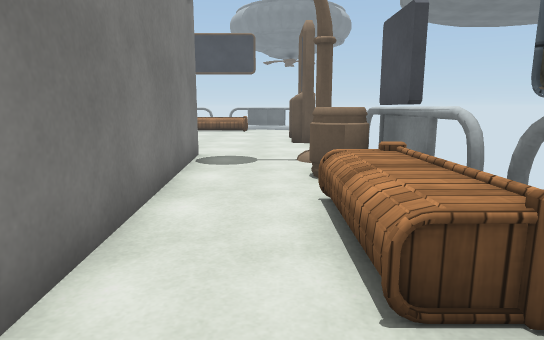
[1] (above)

12 first-person views from a walk through a Unity game level. The camera is 1.2 m above the floor, tilts 10° down and sees 75° across. The floor is counted in squares, 1 m on a side. Each view is taken from the middle of a square. On the plan, view 1 faces up. The plan holds only what a view shows up to about 14 squares ahead; the rest is blank. The place goes on beyond the plan. Surface patterns are stand-ins for the level's own textures.

[2]
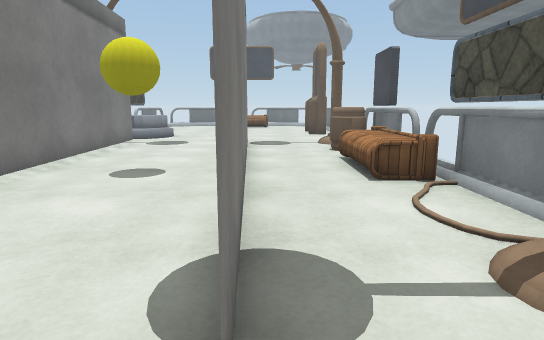

[3]
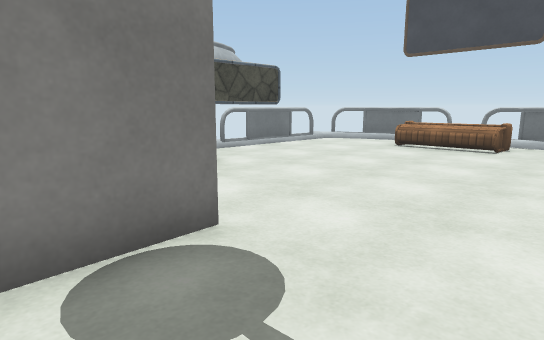

[4]
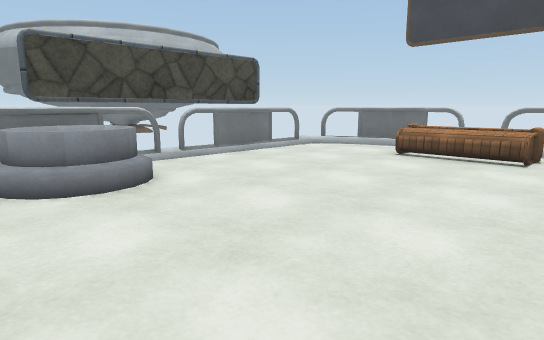

[5]
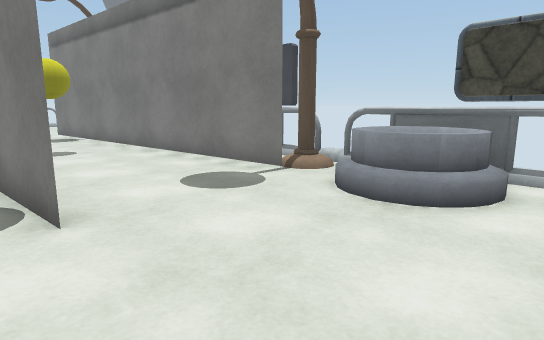

[6]
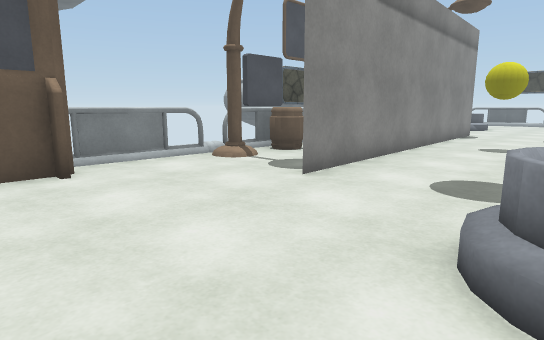

[7]
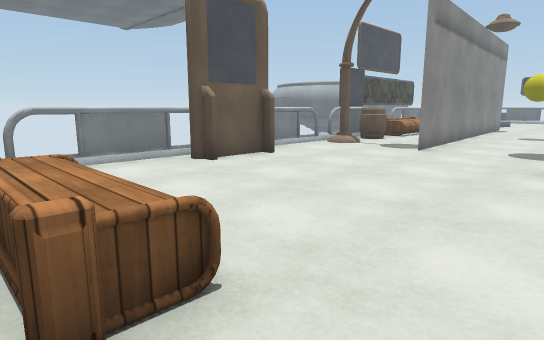

[8]
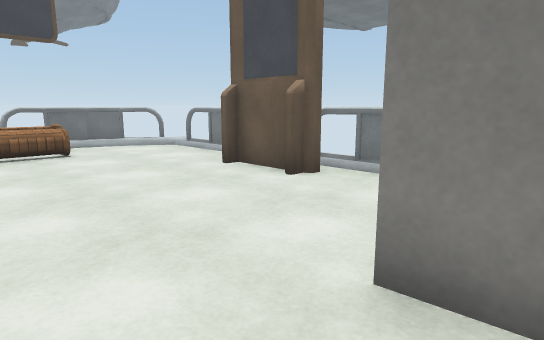

[9]
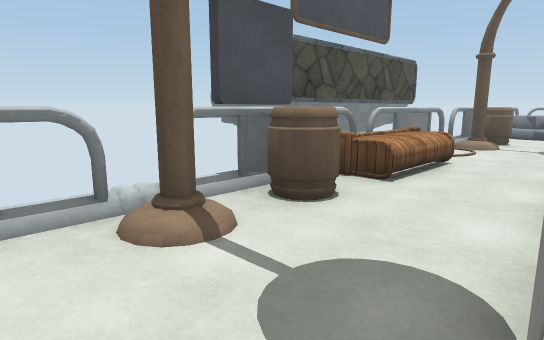

[10]
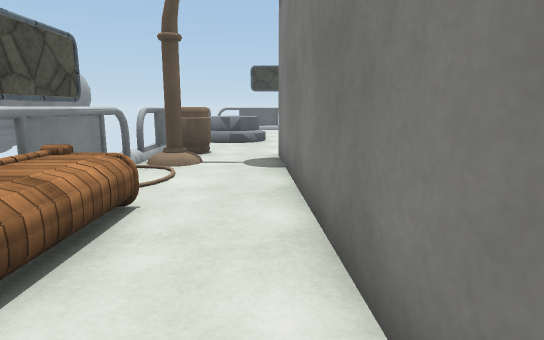

[11]
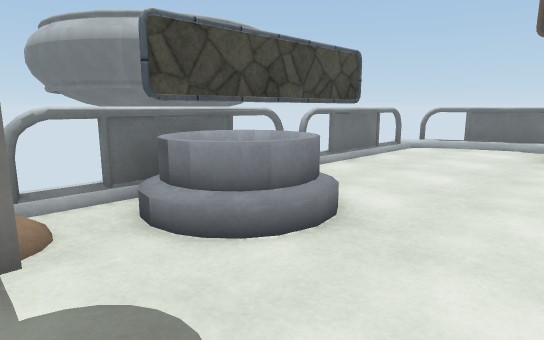

[12]
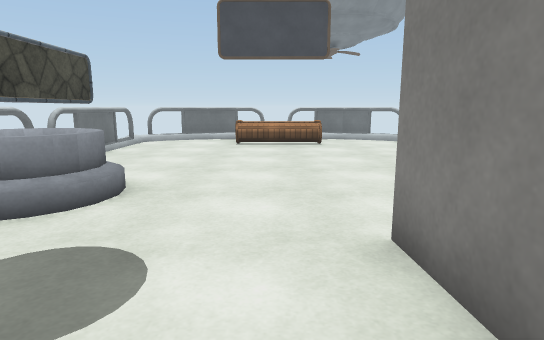

### Floor plan
Key: @ floor where view 1 was taken; # wall or solid block; x gap in a wall; . main floor; : floor 0.75 m higher than the main floor; / step, stairs or slope; = window, fence, low wall or low ledge; B bench; P planter; Y yellow ball.
Columns run from 8 left of view 1 to 2 right of it. Each row starts with its distance up from view 1.
 20  ####/####
 19  #..B....##
 18  ...BBB...
 17  .........
 16 #.........#
 15 #.........#
 14 #........##
 13 #........##
 12 #.P......##
 11 #PPP......#
 10 #PP.......#
  9  .....#...
  8 ###...#..##
  7   #...#...x
  6   #...#..##
  5   #...#..B#
  4   #...#..:#
  3   #.YY##.:=
  2   # ...#.:#
  1    #...#..#
  0    #...#@.#
 -1    #...#..#
 -2    #...#.##
 -3    #   ..##
 -4        ..##
 -5        ...
 -6        .PP
 -7        .PP
 -8        .PP

Where each view was taken, in squares from view 1:
view 1: 0 up, 0 right, facing up
view 2: 4 down, 1 left, facing up
view 3: 7 up, 1 right, facing up-left
view 4: 9 up, 0 right, facing up-left
view 5: 13 up, 1 left, facing down-left
view 6: 14 up, 6 left, facing down-right
view 7: 19 up, 6 left, facing down-right
view 8: 8 up, 4 left, facing up-right
view 9: 10 up, 2 left, facing down-right
view 10: 6 up, 1 left, facing down
view 11: 8 up, 3 left, facing up-left
view 12: 6 up, 3 left, facing up
